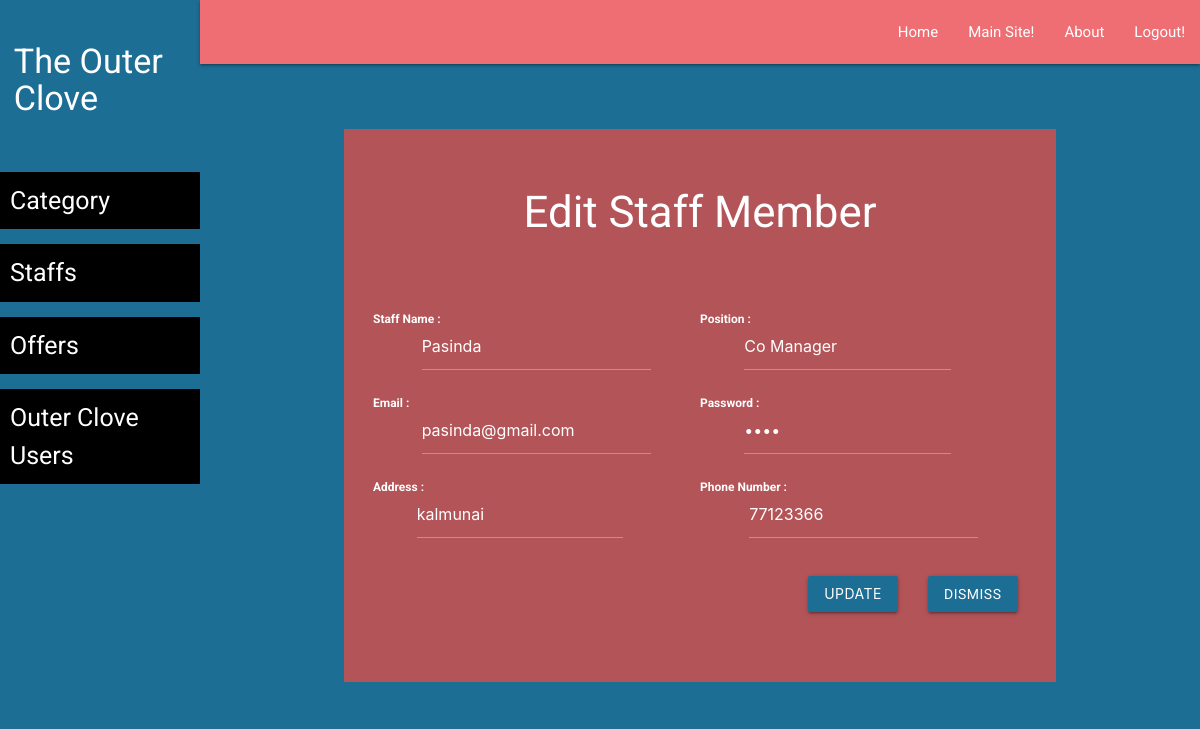
The app's page /TheOuterClove/admin/staff-edit-form.php?id=10 (signed in) with its own data.
### tables this page shows
CREATE TABLE `staff` (
  `id` int(11) NOT NULL,
  `staff_name` varchar(255) NOT NULL,
  `position` varchar(255) NOT NULL,
  `age` int(11) NOT NULL,
  `email` varchar(255) NOT NULL,
  `password` varchar(255) NOT NULL,
  `gender` varchar(10) NOT NULL,
  `address` varchar(255) NOT NULL,
  `phone` varchar(15) NOT NULL
);

### TheOuterClove/admin/staff-edit-form.php (the view, shortened to what this page needs)
<?php
require('layout/header.php');
require('layout/left-sidebar-long.php');
require('layout/topnav.php');
require('layout/left-sidebar-short.php');
require('../backends/connection-pdo.php');
$staffId = $_GET['id'];
$selectSql = 'SELECT id, staff_name, position, age, email, password, gender, address, phone FROM staff WHERE id = ?';
$selectQuery = $pdoconn->prepare($selectSql);
$selectQuery->execute([$staffId]);
$staffDetails = $selectQuery->fetch(PDO::FETCH_ASSOC);
?>
<div class="section white-text" style="background: #B35458;">
    <div class="section">
        <h3>Edit Staff Member</h3>
    </div>
    <div class="section center" style="padding: 40px;">
        <form action="../backends/admin/staff-edit.php" method="post">
            <div class="row">
                <div class="col s6">
                    <div class="input-field">
                        <input id="name" name="name" type="text" class="validate" style="color: white; width: 70%" value="<?php echo $staffDetails['staff_name']; ?>">
                        <label for="name" style="color: white;"><b>Staff Name :</b></label>
                    </div>
                </div>
                <div class="col s6">
                    <div class="input-field" style="color: white !important; width: 90%">
                        <input id="position" name="position" type="text" class="validate" style="color: white; width: 70%" value="<?php echo $staffDetails['position']; ?>">
                        <label for="position" style="color: white;"><b>Position :</b></label>
                    </div>
                </div>
            </div>
            <div class="row">
                <div class="col s6">
                    <div class="input-field">
                        <input id="email" name="email" type="email" class="validate" style="color: white; width: 70%" value="<?php echo $staffDetails['email']; ?>">
                        <label for="email" style="color: white;"><b>Email :</b></label>
                    </div>
                </div>
                <div class="col s6">
                    <div class="input-field" style="color: white !important; width: 90%">
                        <input id="password" name="password" type="password" class="validate" style="color: white; width: 70%" value="<?php echo $staffDetails['password']; ?>">
                        <label for="password" style="color: white;"><b>Password :</b></label>
                    </div>
                </div>
            </div>
            <div class="row">
                <div class="col s6">
                    <div class="input-field" style="color: white !important; width: 90%">
                        <input id="address" name="address" type="text" class="validate" style="color: white; width: 70%" value="<?php echo $staffDetails['address']; ?>">
                        <label for="address" style="color: white;"><b>Address :</b></label>
                    </div>
                </div>
                <div class="col s6">
                    <div class="input-field">
                        <input id="phone" name="phone" type="tel" class="validate" style="color: white; width: 70%" value="<?php echo $staffDetails['phone']; ?>">
                        <label for="phone" style="color: white;"><b>Phone Number :</b></label>
                    </div>
                </div>
            </div>
            <div class="row">
                <div class="col s12">
                    <div class="section right" style="padding: 15px 10px;">
                        <a href="staff-list.php" class="waves-effect waves-light btn">Dismiss</a>
                    </div>
                    <div class="section right" style="padding: 15px 20px;">
                        <button type="submit" class="waves-effect waves-light btn">Update</button>
                    </div>
                </div>
            </div>
        </form>
    </div>
</div>
<?php require('layout/footer.php'); ?>

### TheOuterClove/css/form-style.css (style rules this page uses)
body { background: #1D6E95; font-family: "Roboto", sans-serif; -webkit-font-smoothing: antialiased; -moz-osx-font-smoothing: grayscale; }
.btn, .btn:active, .btn:hover { background: #1D6E95 !important; width: 100%; }
.row { margin-bottom: 0 !important; }
.col { padding: 0 !important; }

### records on screen
staff: name "Pasinda", position "Co Manager", email "pasinda@gmail.com", address "kalmunai", phone "77123366"
